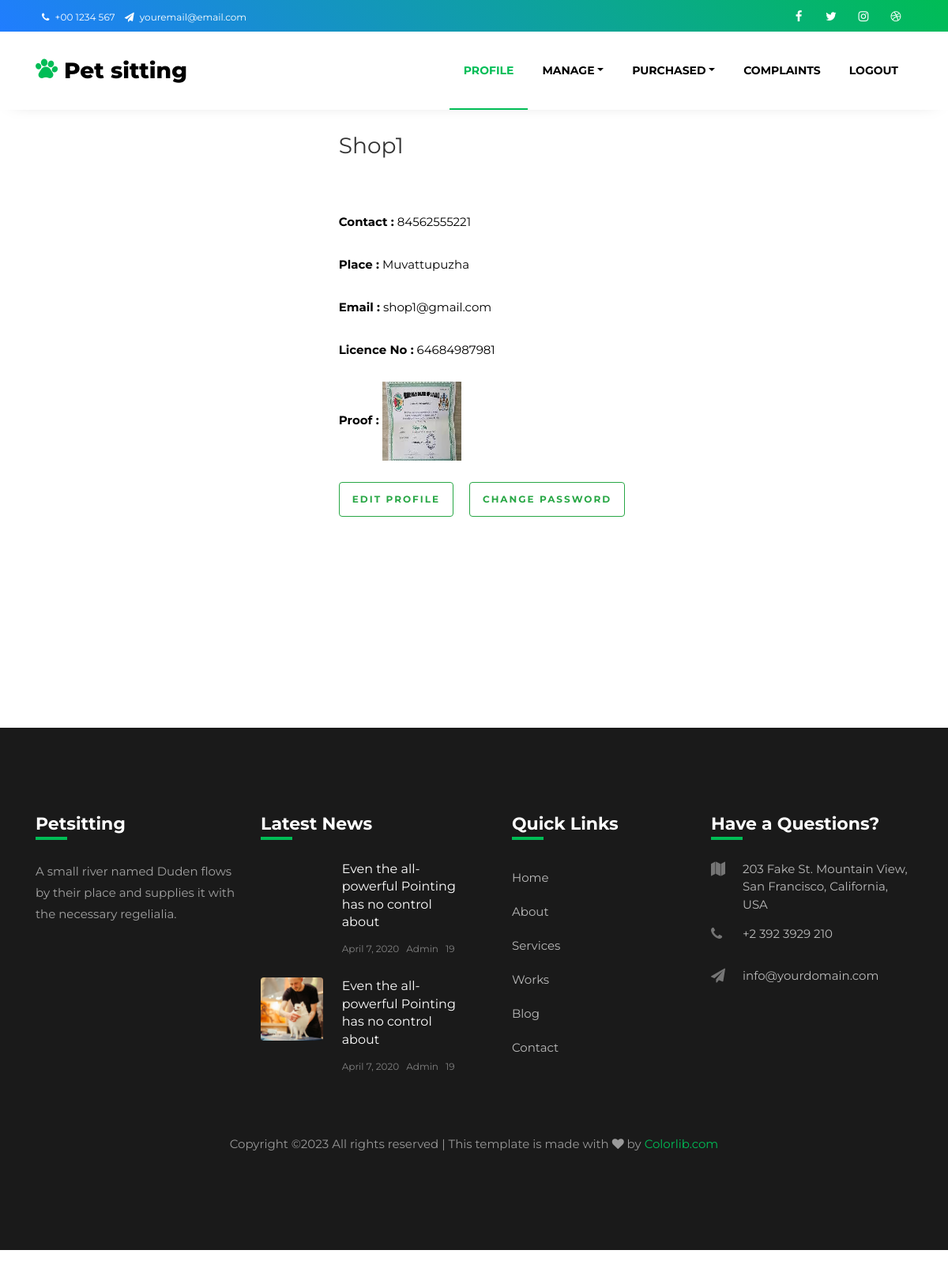
Page /shopowner/shopprofile/ (signed in) on the committed database.
### Guest/models.py (models this page shows)
class Shop(models.Model):
    ShopName=models.CharField(max_length=20,null=False)
    ShopContact=models.CharField(max_length=20,null=False)
    ShopEmail=models.CharField(max_length=20,null=False)
    ShopPlace=models.ForeignKey(Place,on_delete=models.SET_NULL,null=True)
    ShopLicencenumber=models.CharField(max_length=20,null=False)
    ShopProof=models.FileField(upload_to='Uploads/ShopProof/',null=False)
    ShopUsername=models.CharField(max_length=20,null=False)
    ShopPassword=models.CharField(max_length=20,null=False)
    shopStatus=models.BooleanField(default=False)

### BasicEntry/models.py (models this page shows)
class Place(models.Model):
    Place=models.CharField("Place",max_length=20,null=False,unique=True)
    District=models.ForeignKey(District,on_delete=models.CASCADE)
    def __str__(self):
        return self.Place

### ShopOwner/views.py (the view)
# urls.py: path('shopprofile/',views.ShopDetails,name="shopowner-profile"),
def ShopDetails(request):
    if request.session.has_key('Shopownerid'):
        shopdata=Shop.objects.get(id=request.session["Shopownerid"])
        return render(request,"ShopOwner/ShopProfile.html",{"shopdata":shopdata})
    else:
        return redirect("Guest:login")

### ShopOwner/templates/ShopOwner/ShopProfile.html
{%  extends 'Guest/HeaderShop.html' %}
{% load static %}
{% block content %}
<div class="d-flex justify-content-center">
    <div style="padding-left: 20px;">
        <h3>{{ shopdata.ShopName }} </h3>
    <br><br>
       <b>Contact :</b>  {{ shopdata.ShopContact }} <br><br>
       <b>Place :</b>  {{ shopdata.ShopPlace }} <br><br>
       <b>Email :</b> {{ shopdata.ShopEmail}} <br><br>
       <b>Licence No :</b> {{ shopdata.ShopLicencenumber}} <br><br>
       <b>Proof :</b> <img src="{{ shopdata.ShopProof.url }}" width="100" height="100"> <br><br>
    <a href="{% url 'ShopOwners:shopowner-editprofile' shopdata.id %}" class="btn btn-outline-success">Edit Profile</a>
    <a href="{% url 'ShopOwners:shopowner-changepsw' shopdata.id %}" class="btn btn-outline-success ml-3">Change password</a>
    </div>
</div>
<br><br><br><br><br><br><br><br><br>
    {%  include 'Guest/Footer.html' %}
    {% endblock %}

### rows in the picture
Shop: ShopName "Shop1", ShopContact "84562555221", ShopPlace "Muvattupuzha", ShopEmail "shop1@gmail.com", ShopLicencenumber "64684987981", ShopProof (picture)
